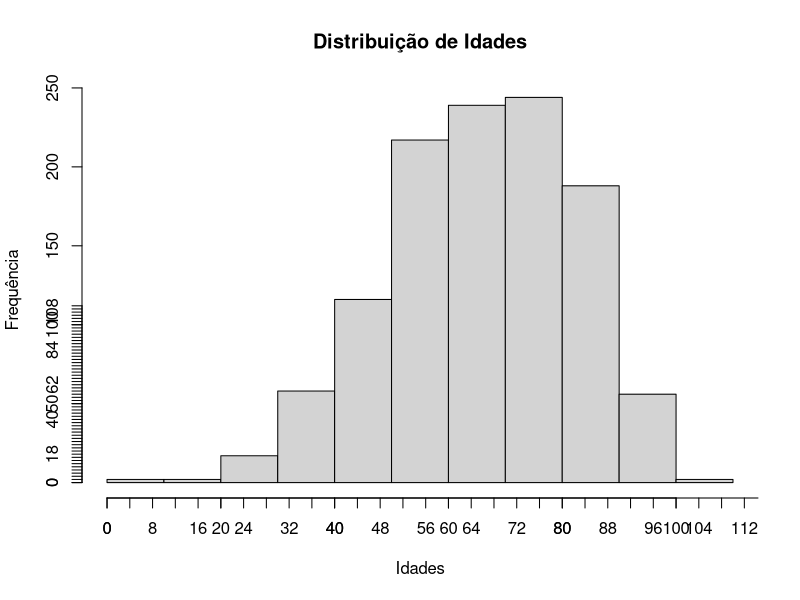
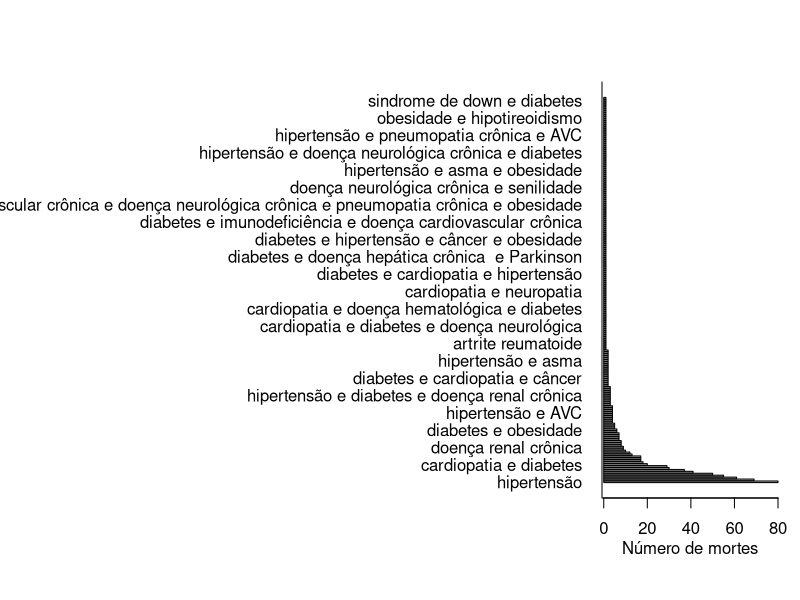
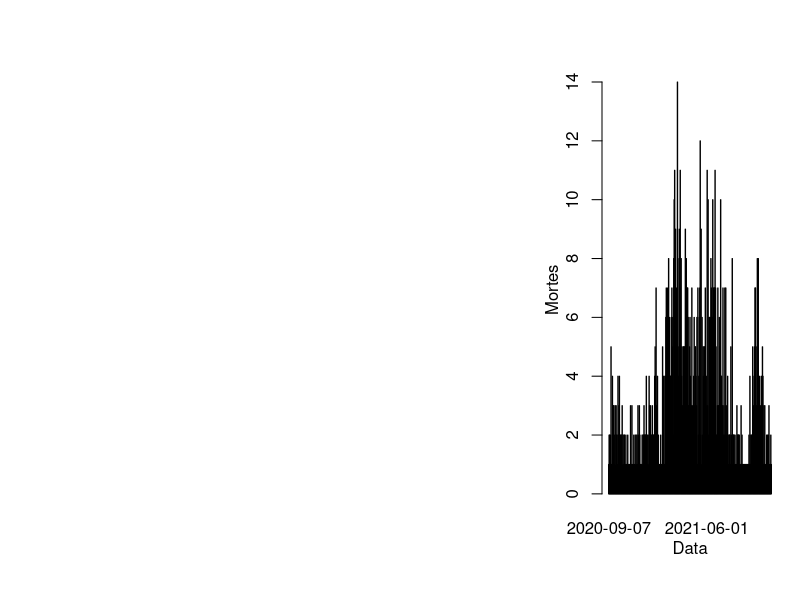
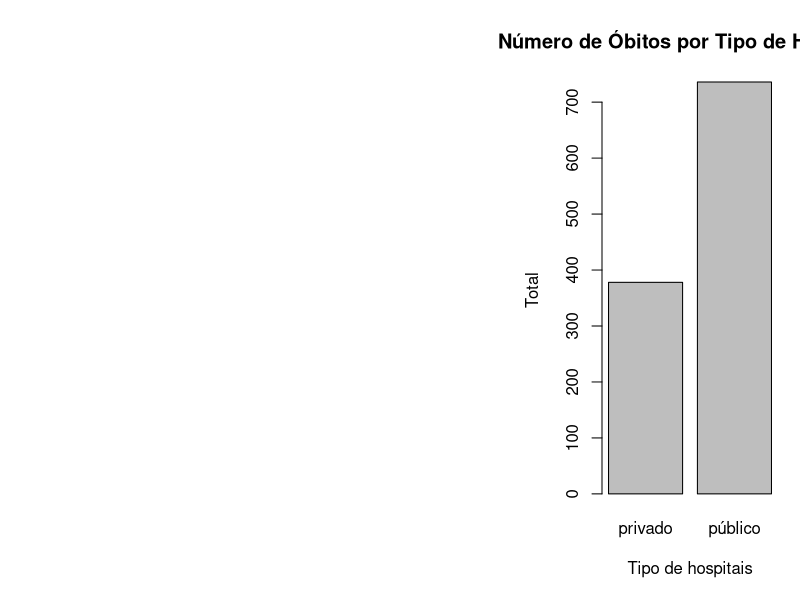
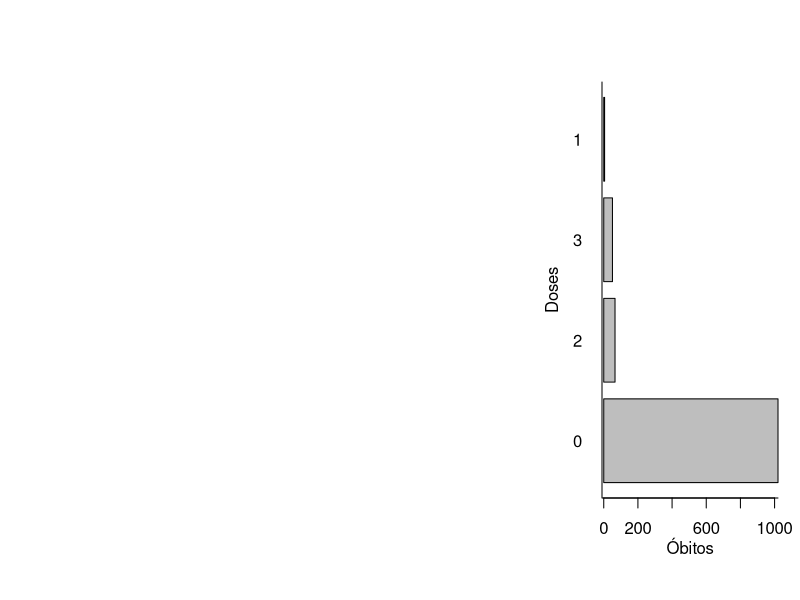

Here is the R script that generated these plots, in order:
## ---- chunk 1
knitr::opts_chunk$set(echo = TRUE)
## ---- chunk 2
library(readxl)
covid_19_bauru_mortes <- read_excel("../dados/covid_19_bauru_mortes.xlsx")

sort (covid_19_bauru_mortes$idade)
range(covid_19_bauru_mortes$idade, na.rm = TRUE)

AT <- ceiling((max(covid_19_bauru_mortes$idade, na.rm = TRUE)- min(covid_19_bauru_mortes$idade, na.rm = TRUE)))
AT

k <- nclass.Sturges(covid_19_bauru_mortes$idade)
length(covid_19_bauru_mortes$idade)

k <- ceiling((sqrt(length(covid_19_bauru_mortes$idade))))
k

h <- ceiling(AT/k)
h

infclass <- min(covid_19_bauru_mortes$idade, na.rm = TRUE)
supclass <- infclass+(k*h)

brk <-seq(infclass,supclass,h)
tabelaDF_idades<-table(cut(covid_19_bauru_mortes$idade,breaks = brk, right = FALSE))
tabelaDF_idades

hist(covid_19_bauru_mortes$idade, main="Distribuição de Idades", xlab = "Idades", ylab = "Frequência")
axis(1, at=seq(infclass,supclass,h))
axis(2, at=seq(0,max(tabelaDF_idades),2))
## ---- chunk 3
library(readxl)
covid_19_bauru_mortes <- read_excel("../dados/covid_19_bauru_mortes.xlsx")
comorbidades <- table(covid_19_bauru_mortes$comorbidade)

par(mar=c(5,30,4,1)+.1)
barplot(sort(comorbidades, decreasing=TRUE),
        horiz = TRUE,
        las = 1)
mtext(side = 1, text = "Número de mortes", line = 2)
box(bty = "L")
## ---- chunk 4
library(ggplot2)
library(readxl)
covid_19_bauru_mortes <- read_excel("../dados/covid_19_bauru_mortes.xlsx", range=cell_cols("G:G"), col_types=c("date"))
obitos <- table(covid_19_bauru_mortes)
barplot(obitos[-1])
mtext(side = 1, text = "Data", line = 2)
mtext(side = 2, text = "Mortes", line = 2)

## ---- chunk 5
library(readxl)
covid_19_bauru_mortes <- read_excel("../dados/covid_19_bauru_mortes.xlsx")

priv <- length(covid_19_bauru_mortes$tipo_hosp[which(covid_19_bauru_mortes$tipo_hosp=="privado")])

pub <- length(covid_19_bauru_mortes$tipo_hosp[which(covid_19_bauru_mortes$tipo_hosp=="público")])

unique(pub)
unique(priv)

dados <- table(covid_19_bauru_mortes$tipo_hosp)

barplot(dados, main="Número de Óbitos por Tipo de Hospitais", xlab = "Tipo de hospitais", ylab = "Total")

## ---- chunk 6
covid_19_bauru_mortes$inicio_sintoma <- as.Date(covid_19_bauru_mortes$inicio_sintoma)
covid_19_bauru_mortes$data_obito <- as.Date(covid_19_bauru_mortes$data_obito)

options(max.print = 99999999)

covid_19_bauru_mortes[["tempo"]] <- difftime(covid_19_bauru_mortes$data_obito, covid_19_bauru_mortes$inicio_sintoma, units = "days")

covid_19_bauru_mortes[["tempo"]]
## ---- chunk 7
library(readxl)
covid_19_bauru_mortes <- read_excel("../dados/covid_19_bauru_mortes.xlsx", col_types=c("text"))
covid_19_bauru_mortes[is.na(covid_19_bauru_mortes)] <- c("0")
doses <- table(covid_19_bauru_mortes$doses_vacina)

barplot(sort(doses, decreasing=TRUE),
        horiz = TRUE,
        las = 1)
mtext(side = 1, text = "Óbitos", line = 2)
mtext(side = 2, text = "Doses", line = 2)
box(bty = "L")
